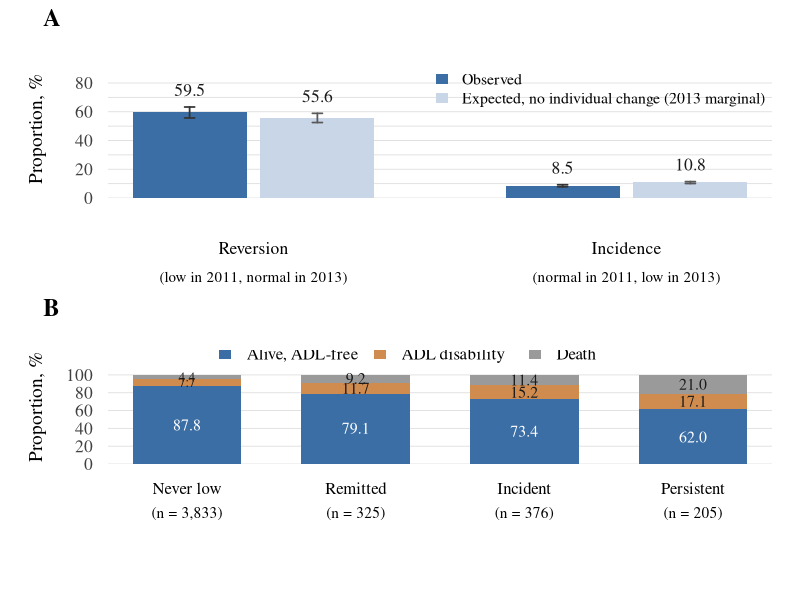
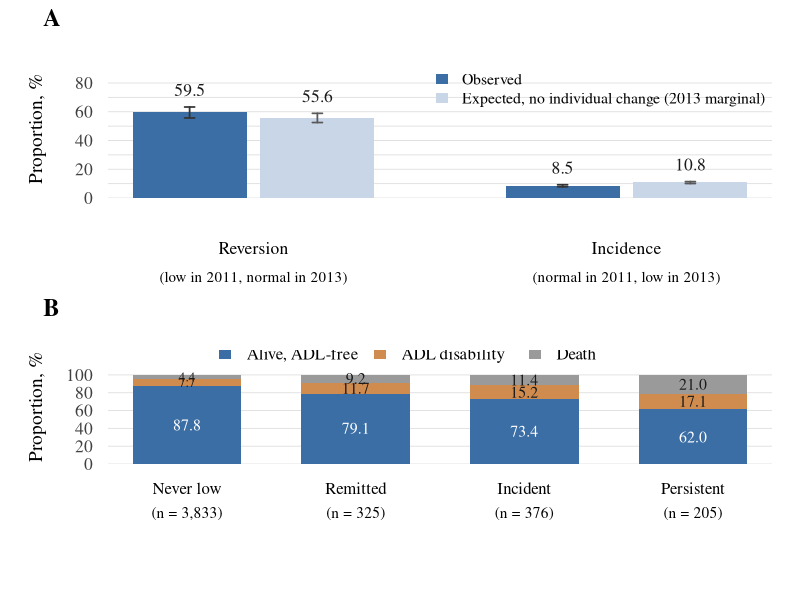

Recreate these plots in R, in order.
# Ported for the reproducibility package: run from the repository root.
# Draws Figure 2 (600 dpi PNG + vector PDF) from the values reported in Sections 3.3
# and 3.4 and Table 2. Writes to figures/.
# 81_figure2_rev23.R -- Figure 2, revised: the expected values are labelled for the
# calibration actually plotted (matched to the 2013 marginal, i.e. the observed mean
# decline is imposed; no *individual* change), and the whiskers are defined.

OUT <- "figures"
dir.create(OUT, showWarnings = FALSE)

BLUE   <- "#3B6EA5"
ORANGE <- "#D08B4F"
GREY   <- "#9A9A9A"
LIGHT  <- "#C9D6E8"

W <- 4022; H <- 4155; RES <- 600

draw <- function() {
  par(mfrow = c(2, 1), omi = c(0.2, 0, 0, 0))

  ## ---------------- Panel A: observed vs expected ----------------
  par(mar = c(4.6, 5.4, 3.0, 1.4), mgp = c(3.1, 0.75, 0), cex.axis = 1.05,
      cex.lab = 1.16, family = "serif")

  obs <- c(59.5, 8.5); olo <- c(55.7, 7.8); ohi <- c(63.3, 9.2)
  exp <- c(55.6, 10.8); elo <- c(52.5, 10.1); ehi <- c(58.9, 11.4)

  b <- barplot(rbind(obs, exp), beside = TRUE, border = NA, col = c(BLUE, LIGHT),
               ylim = c(0, 96), ylab = "Proportion, %", axes = FALSE,
               space = c(0.12, 1.15), width = 0.42, names.arg = c("", ""))
  axis(2, at = seq(0, 80, 10), las = 1, tick = FALSE, col.axis = "grey25")
  abline(h = seq(0, 80, 10), col = "grey88", lwd = 0.9)
  barplot(rbind(obs, exp), beside = TRUE, border = NA, col = c(BLUE, LIGHT),
          add = TRUE, axes = FALSE, space = c(0.12, 1.15), width = 0.42)

  arrows(b[1, ], olo, b[1, ], ohi, angle = 90, code = 3, length = 0.05, lwd = 1.7, col = "grey20")
  arrows(b[2, ], elo, b[2, ], ehi, angle = 90, code = 3, length = 0.05, lwd = 1.7, col = "grey35")
  text(b[1, ], ohi, sprintf("%.1f", obs), pos = 3, offset = 0.55, cex = 1.05, col = "grey10")
  text(b[2, ], ehi, sprintf("%.1f", exp), pos = 3, offset = 0.55, cex = 1.05, col = "grey10")

  mtext("Reversion", side = 1, line = 2.0, at = mean(b[, 1]), cex = 1.05)
  mtext("(low in 2011, normal in 2013)", side = 1, line = 3.4, at = mean(b[, 1]), cex = 0.90)
  mtext("Incidence", side = 1, line = 2.0, at = mean(b[, 2]), cex = 1.05)
  mtext("(normal in 2011, low in 2013)", side = 1, line = 3.4, at = mean(b[, 2]), cex = 0.90)

  legend("topright", bty = "n", cex = 0.95, fill = c(BLUE, LIGHT), border = NA,
         legend = c("Observed", "Expected, no individual change (2013 marginal)"))
  mtext("A", side = 3, line = 1.5, adj = -0.10, font = 2, cex = 1.45)

  ## ---------------- Panel B: outcome distribution ----------------
  par(mar = c(5.8, 5.4, 3.0, 1.4))
  m <- matrix(c(87.8, 79.1, 73.4, 62.0,
                7.7, 11.7, 15.2, 17.1,
                4.4,  9.2, 11.4, 21.0), nrow = 3, byrow = TRUE)
  nm <- c("Never low\n(n = 3,833)", "Remitted\n(n = 325)",
          "Incident\n(n = 376)", "Persistent\n(n = 205)")

  bp <- barplot(m, col = c(BLUE, ORANGE, GREY), border = NA, ylim = c(0, 128),
                ylab = "Proportion, %", names.arg = rep("", 4), las = 1, space = 0.55,
                axes = FALSE)
  mtext(sub("\n.*", "", nm), side = 1, at = bp, line = 0.7, cex = 1.0)
  mtext(sub(".*\n", "", nm), side = 1, at = bp, line = 1.9, cex = 0.92)
  axis(2, at = seq(0, 100, 20), las = 1, tick = FALSE, col.axis = "grey25")
  abline(h = seq(0, 100, 20), col = "grey88", lwd = 0.9)
  barplot(m, col = c(BLUE, ORANGE, GREY), border = NA, add = TRUE, axes = FALSE, space = 0.55)

  ymid <- apply(m, 2, cumsum) - m / 2
  for (j in 1:4) for (i in 1:3) {
    yy <- ymid[i, j]; cx <- 0.95
    if (m[i, j] < 8) { cx <- 0.82 }
    text(bp[j], yy, sprintf("%.1f", m[i, j]), cex = cx,
         col = if (i == 1) "white" else "grey10")
  }

  legend(x = mean(bp), y = 124, xjust = 0.5, yjust = 0.5, horiz = TRUE, bty = "n",
         cex = 1.02, fill = c(BLUE, ORANGE, GREY), border = NA,
         legend = c("Alive, ADL-free", "ADL disability", "Death"))
  mtext("B", side = 3, line = 1.5, adj = -0.10, font = 2, cex = 1.45)
}

png(file.path(OUT, "FIG2_rev23.png"), width = W, height = H, res = RES,
    type = "cairo", family = "serif", bg = "white")
draw(); invisible(dev.off())

cairo_pdf(file.path(OUT, "FIG2_rev23.pdf"), width = W / RES, height = H / RES, family = "serif")
draw(); invisible(dev.off())

cat("written\n")
